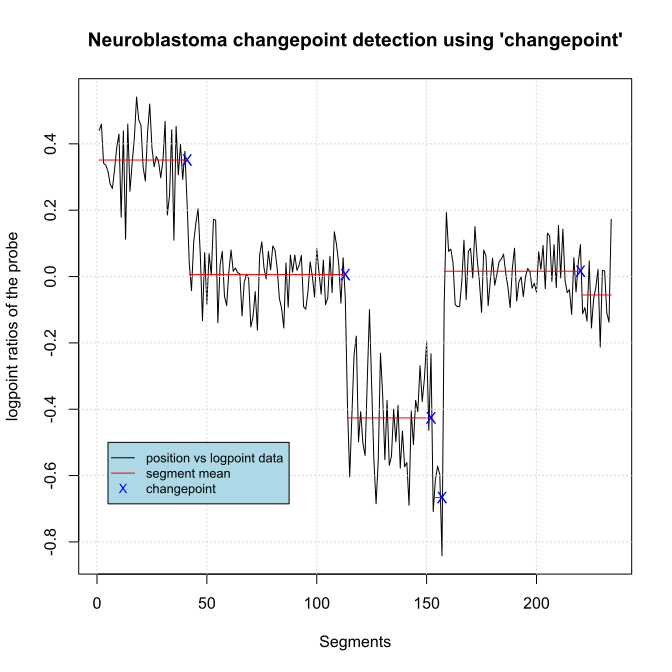

Here is the R script that generated this plot:
# Using changepoint to compute binary segmentation models up to 5 segments
# Plot segement means on top of data

if(!require(changepoint)) {
    install.packages("changepoint")
}

if(!require(neuroblastoma)) {
    install.packages("neuroblastoma")
}

# import and load neuroblastoma dataset
library('neuroblastoma')
data('neuroblastoma')

# using np as neuro.profiles for profile data
np = neuroblastoma$profiles
xy = np[np$profile.id == 4 & np$chromosome == 2, ]
x = xy$position
y = xy$logratio

# calculate changepoints
model <- changepoint::cpt.meanvar(y,penalty="Manual",pen.value='2*log(n)',method='BinSeg', Q=10)
cm = coef(model)
change.points = cpts(model)
segment.mean = cm[1]

# detected changepoints
print(change.points)

# segment means
print(segment.mean)

# plot changepoint and segment mean over data
svg('Medium/task2.svg')
plot(model, xlab="Segments", ylab="logpoint ratios of the probe", main="Neuroblastoma changepoint detection using 'changepoint'")
grid()
legend(x=5, y=-0.5,legend=c("position vs logpoint data", "segment mean", "changepoint"), col=c("black","red","blue"), lty=c(1,1,NA), pch=c(NA,NA,'X'), cex=0.8, bg='lightblue')

# add changepoints
points(change.points, as.numeric(segment.mean[[1]])[1:5], col='blue', pch='X')

dev.off()
